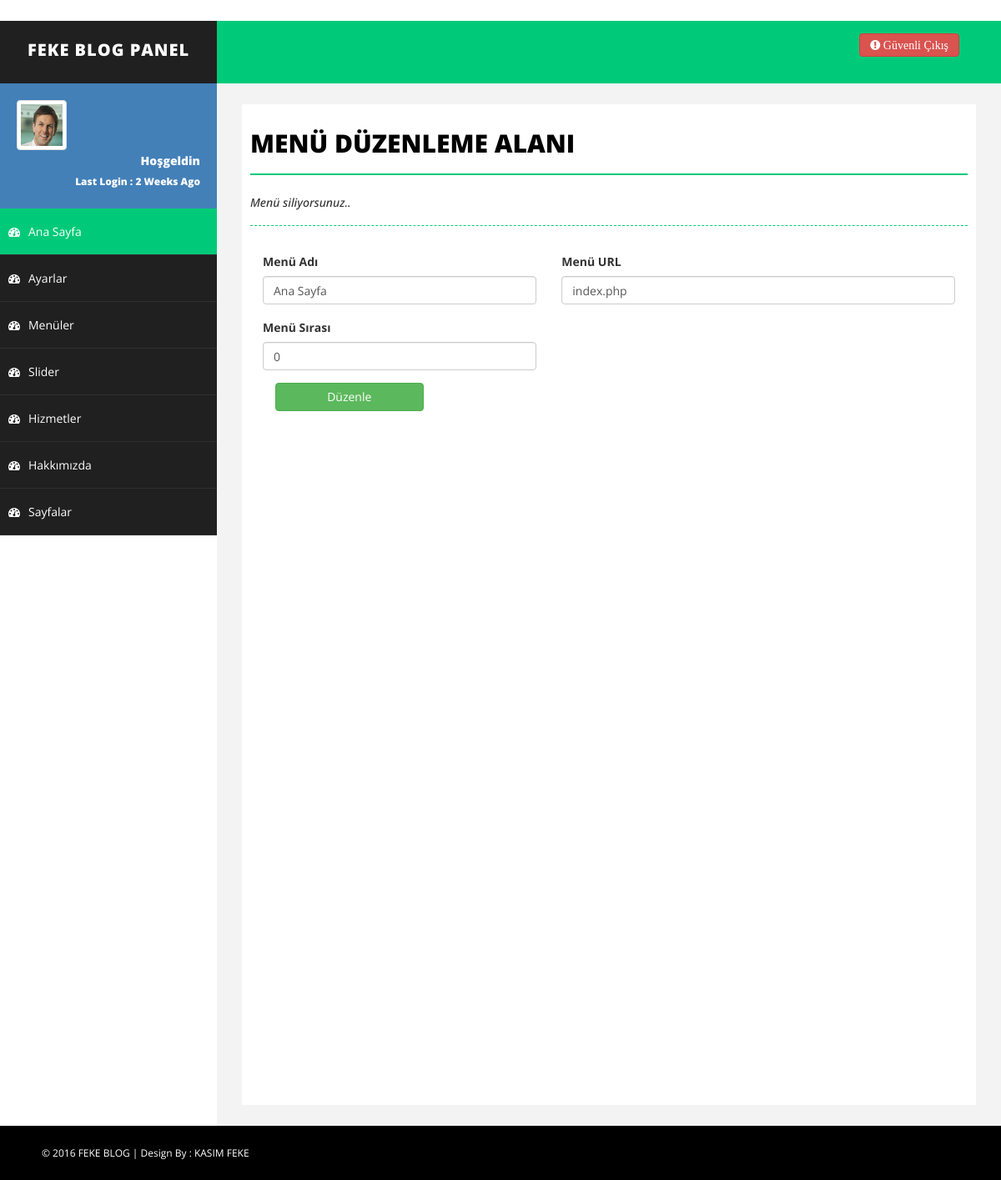
Screenshot of /admin/menu-sil.php?menu_id=1 with the database file from the repository.
### tables this page shows
CREATE TABLE `menuler` (
  `menu_id` int(11) NOT NULL,
  `menu_ad` varchar(50) NOT NULL,
  `menu_url` varchar(300) NOT NULL,
  `menu_sira` varchar(50) NOT NULL DEFAULT '0'
);

### admin/menu-sil.php (the view, shortened to what this page needs)
<?php
include 'header.php';
include 'sidebar.php';
$menu_id=$_GET['menu_id'];
$menusorgu=mysql_query("select * from menuler where menu_id='$menu_id'");
$menucek=mysql_fetch_assoc($menusorgu);
?>
<div id="page-wrapper">
    <div id="page-inner">
        <div class="row">
            <div class="col-md-12">
                <h1 class="page-head-line">MENÜ DÜZENLEME ALANI</h1>
                <?php
                if ($_GET['durum']=="ok") { ?>
                <h1 style="color:green;" class="page-subhead-line">Menü başarı ile silindi.</h1>
                <?php }
                elseif ($_GET['durum']=="no") { ?>
                <h1 style="color:red;" class="page-subhead-line">Menü silinemedi.</h1>
                <?php }
                else
                    { ?>
                        <h1 class="page-subhead-line">Menü siliyorsunuz..</h1>
                        <?php }
                        ?>
                    </div>
                </div>
                <form action="netting/islem.php" method="POST">
                    <div class="form-group col-md-5">
                        <label>Menü Adı</label>
                        <input class="form-control" type="text" name="menu_ad" value="<?php echo $menucek['menu_ad']; ?>">
                    </div>
                    <div class="form-group col-md-7">
                        <label>Menü URL</label>
                        <input class="form-control" type="text" name="menu_url" value="<?php echo $menucek['menu_url']; ?>">
                    </div>
                    <div class="form-group col-md-5">
                        <label>Menü Sırası</label>
                        <input class="form-control" type="number" name="menu_sira" value="<?php echo $menucek['menu_sira']; ?>">
                    </div>
                    <div class="col-md-12">
                        <div class="form-group col-md-3">
                            <input style="width:100%" class="btn btn-success" type="submit" name="menuduzenle" value="Düzenle">
                        </div>
                    </div>
                </form>
            </div>
        </div>
        <?php include 'footer.php'; ?>

### admin/assets/css/basic.css (style rules this page uses)
body { font-family: 'Open Sans', sans-serif; line-height:25px; }
#page-wrapper { padding: 15px 15px; min-height: 600px; background: #F3F3F3; }
#page-inner { width: 100%; margin: 10px 20px 10px 0px; background-color: #fff!important; padding: 10px; min-height: 1200px; }
.page-head-line { font-size: 30px; text-transform: uppercase; color: #000; font-weight: 800; padding-bottom: 20px; border-bottom: 2px solid #00CA79; margin-bottom: 10px; }
.page-subhead-line { font-size: 14px; padding-top: 5px; padding-bottom: 20px; font-style:italic; margin-bottom:30px; border-bottom:1px dashed #00CA79; }
@media (min-width:768px) { #page-wrapper { margin: 0 0 0 260px; padding: 15px 30px; min-height: 1200px; } }

### rows the page displays
menuler: menu_ad "Ana Sayfa", menu_url "index.php", menu_sira "0"
